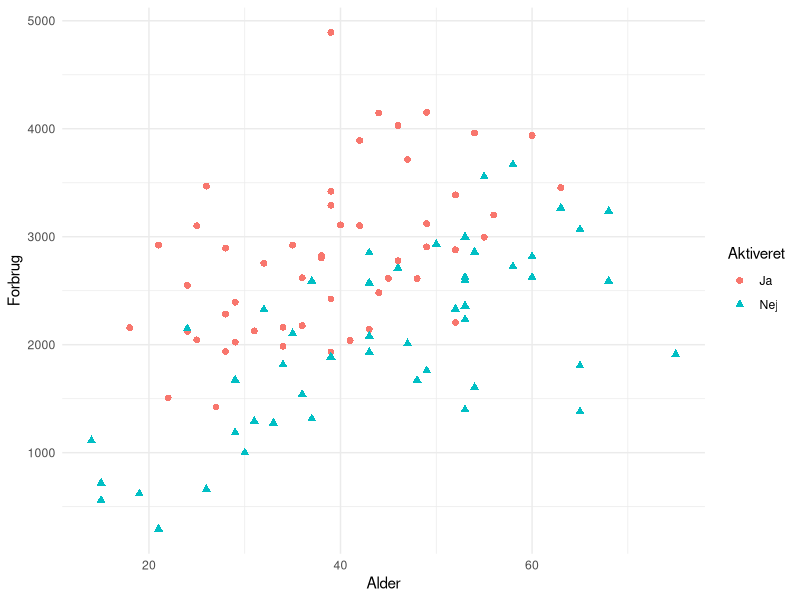
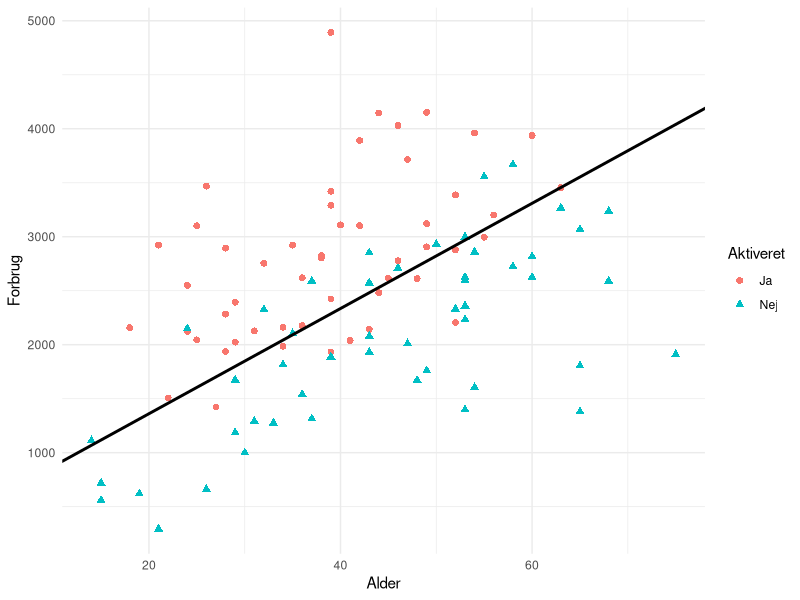
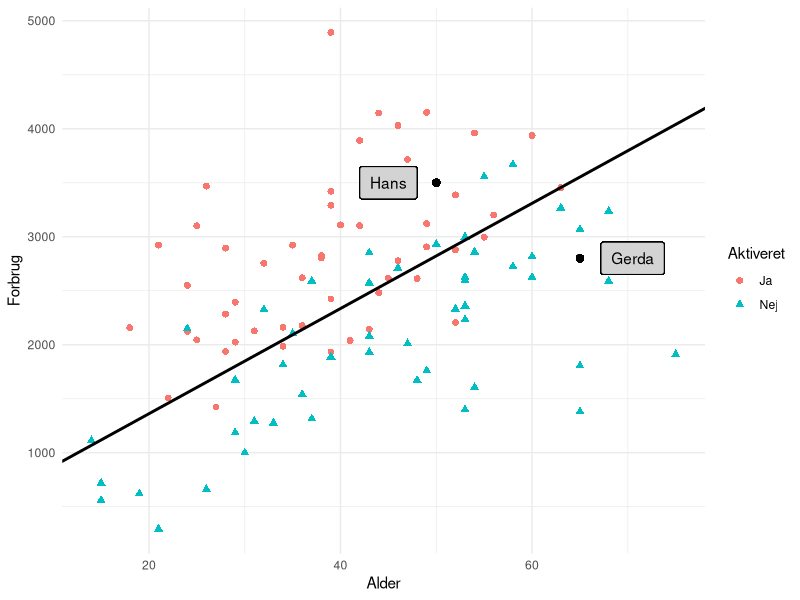

Reproduce these figures in R, in order.
## ---- chunk 1
#| echo: false
#| message: false
#| fig-cap: Fiktivt datasæt som viser 100 Good Food kunders alder og forbrug. Hvert punkt, som repræsenterer en kunde, er farvet rødt, hvis kunden har aktiveret tilbuddet og blåt ellers.
#| label: fig-alder_vs_forbrug
library(ggplot2)
N <- 100
set.seed(42)
alder <- 13 + round(70*rbeta(N, 2, 3))
mu_forbrug <- ifelse(alder<40, 70*alder, 3000)
forbrug <- round(rnorm(N, mu_forbrug, sd = 800))
mu <- -2*scale(alder) + 2*scale(forbrug)
prob <- exp(mu)/(1+exp(mu))
dat <- data.frame(Alder = alder, Forbrug = forbrug, prob, 
                  Aktiveret = factor(ifelse(rbinom(N, size = 1, prob = prob), "Ja", "Nej")))
# summary(dat)
fig <- ggplot(dat, aes(Alder, Forbrug, color = Aktiveret, shape = Aktiveret)) +
  theme_minimal() +
  geom_point(size = 2)
fig
# source("adaline.R")
# out <- adaline(Aktiveret ~ Alder + Forbrug, data = dat)
# out$w
#          bias         Alder       Forbrug 
# -0.2975679652 -0.0374751270  0.0007693097 
## ---- chunk 2
#| echo: false
#| message: false
#| fig-cap: Fiktivt datasæt som viser 100 Good Food kunders alder og forbrug. Hvert punkt, som repræsenterer en kunde, er farvet rødt, hvis kunden har aktiveret tilbuddet og blåt ellers. Samtidig er den linje indtegnet, som fås ved at bruge et simpelt neuralt netværk på data.
#| label: fig-alder_vs_forbrug2
w0 <-  -0.2975679652
w1 <- -0.0374751270
w2 <- 0.0007693097
fig + geom_abline(slope=-w1/w2,intercept=-w0/w2,size=1)
# source("adaline.R")
# out <- adaline(Aktiveret ~ Alder + Forbrug, data = dat)
# out$w
#          bias         Alder       Forbrug 
# -0.2975679652 -0.0374751270  0.0007693097 
## ---- chunk 3
#| echo: false
#| message: false
#| fig-cap: Datasættet fra @fig-alder_vs_forbrug2. Desuden er de to punkter, som repræsenterer kunderne Hans og Gerda indtegnet.
#| label: fig-alder_vs_forbrug_eks
w0 <-  -0.2975679652
w1 <- -0.0374751270
w2 <- 0.0007693097
fig + geom_abline(slope=-w1/w2,intercept=-w0/w2,size=1) +  geom_point(aes(x=50,y=3500),colour="black",size=2, shape=19) + geom_point(aes(x=65,y=2800),colour="black",size=2, shape=19) + geom_label(
    label="Hans", 
    x=45,
    y=3500,
    label.padding = unit(0.55, "lines"), # Rectangle size around label
    label.size = 0.35,
    color = "black",
    fill="lightgray"
  ) + geom_label(
    label="Gerda", 
    x=70.5,
    y=2800,
    label.padding = unit(0.55, "lines"), # Rectangle size around label
    label.size = 0.35,
    color = "black",
    fill="lightgray"
  )

